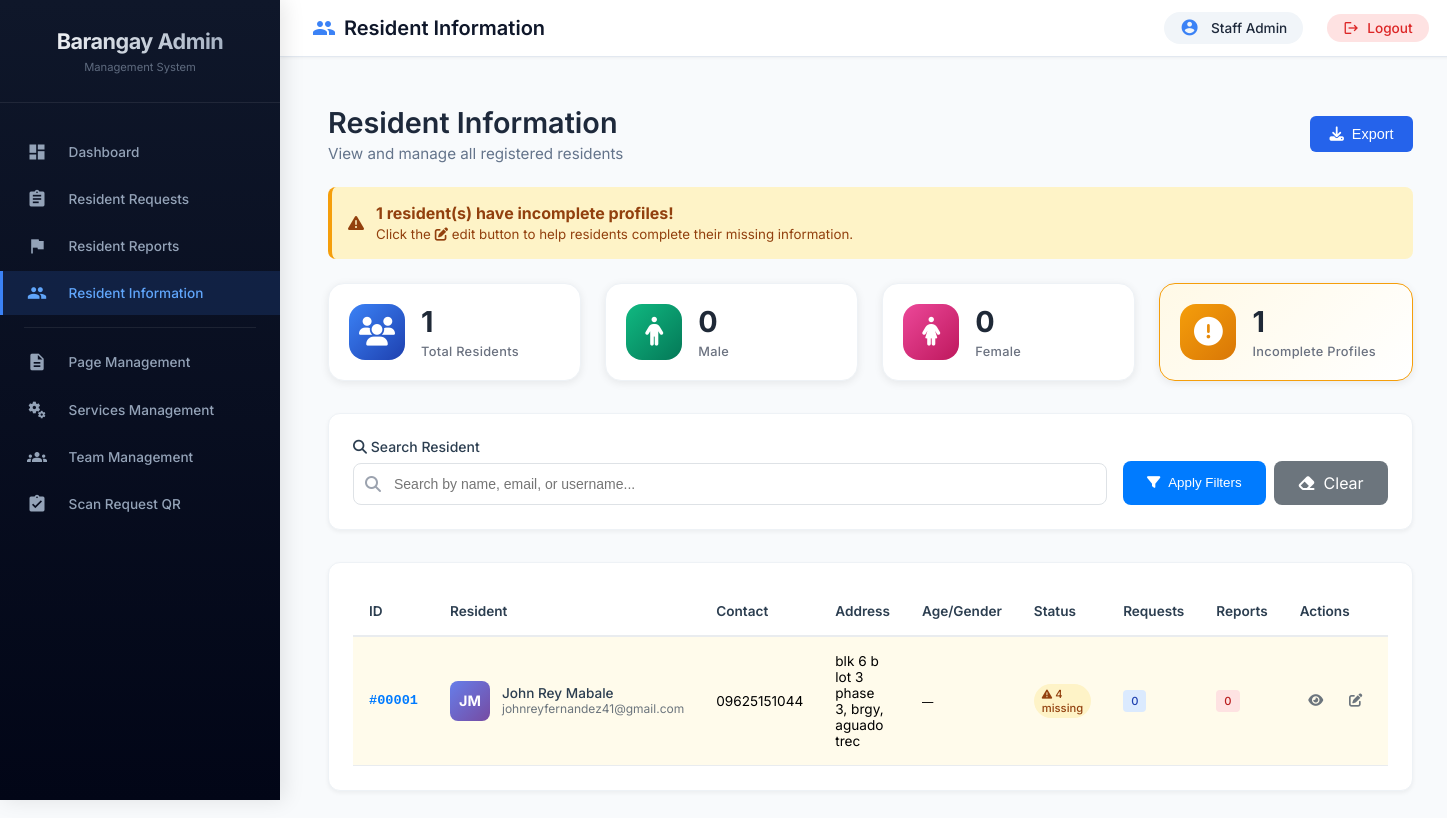
Before: /admin/residents/information.php (signed in) with the older database file.
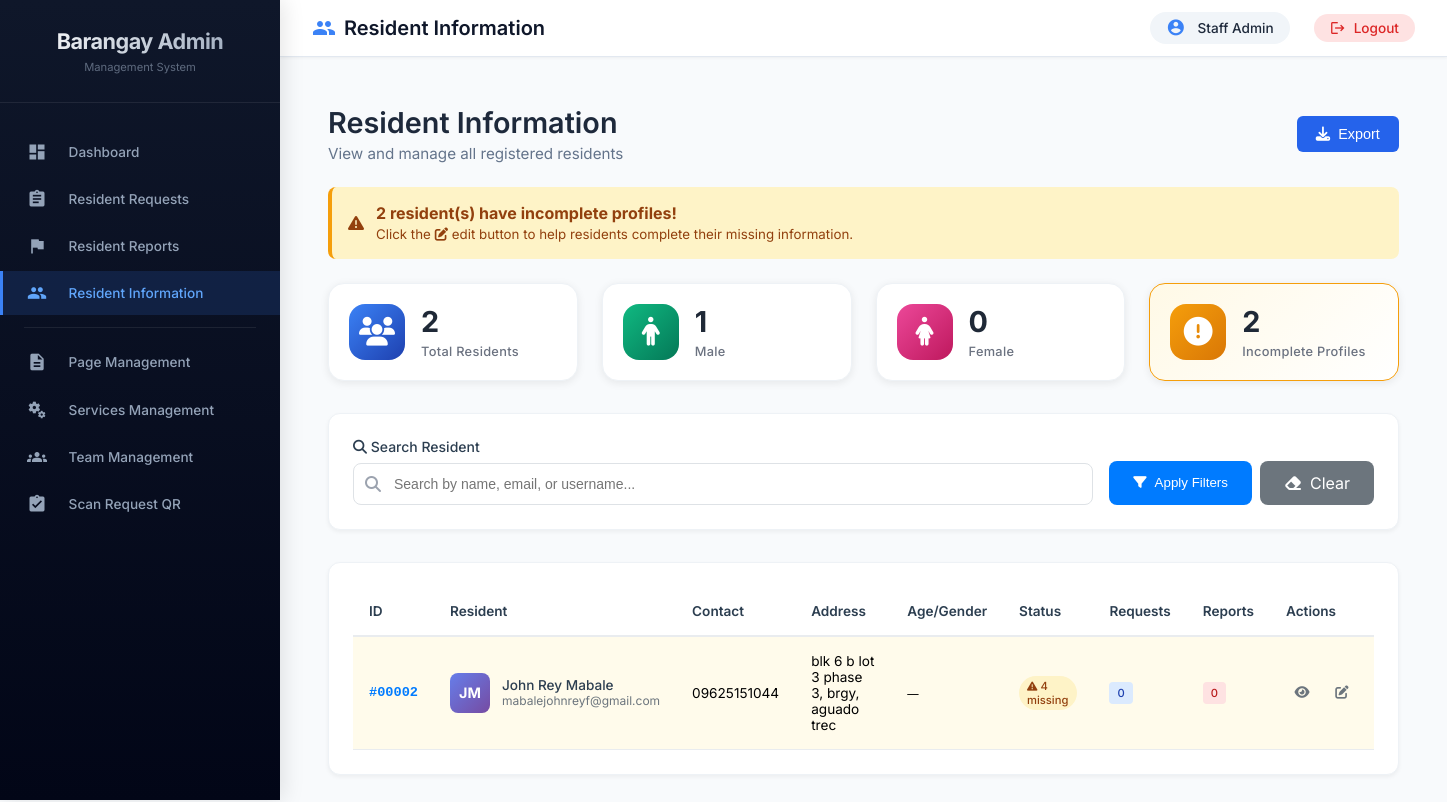
After: the same page with the newer database file.
### tables this page shows
CREATE TABLE `users` (
  `id` int(11) NOT NULL,
  `username` varchar(50) NOT NULL,
  `email` varchar(100) NOT NULL,
  `profile_pic` varchar(255) DEFAULT NULL,
  `password` varchar(255) NOT NULL,
  `first_name` varchar(50) DEFAULT NULL,
  `last_name` varchar(50) DEFAULT NULL,
  `address` text DEFAULT NULL,
  `contact_number` varchar(20) DEFAULT NULL,
  `user_type` enum('resident','admin') DEFAULT 'resident',
  `is_online` tinyint(1) DEFAULT 0,
  `last_activity` timestamp NOT NULL DEFAULT current_timestamp() ON UPDATE current_timestamp(),
  `created_at` timestamp NOT NULL DEFAULT current_timestamp(),
  `is_verified` tinyint(1) DEFAULT 0,
  `status` varchar(20) DEFAULT 'active',
  `last_login` datetime DEFAULT NULL,
  `last_login_ip` varchar(45) DEFAULT NULL
);

### admin/residents/information.php (the view, shortened to what the changed rows need)
<?php
$database = new Database();
$db = $database->getConnection();
$query = "SELECT
          u.id,
          u.username,
          u.email,
          u.first_name,
          u.last_name,
          u.address as user_address,
          u.contact_number as user_contact,
          u.profile_pic,
          u.created_at,
          u.user_type,
          ri.middle_name,
          ri.suffix,
          ri.birth_date,
          ri.birth_place,
          ri.age,
          ri.gender,
          ri.civil_status,
          ri.citizenship,
          ri.occupation,
          ri.contact_number as resident_contact,
          ri.address as resident_address,
          ri.barangay,
          ri.city,
          ri.province,
          ri.zip_code,
          ri.emergency_contact_name,
          ri.emergency_contact_number,
          ri.emergency_contact_relation
          FROM users u
          LEFT JOIN resident_info ri ON u.id = ri.user_id
          WHERE (u.user_type = 'resident' OR u.user_type IS NULL OR u.user_type = '')
          GROUP BY u.id";
$query .= " ORDER BY u.id DESC, u.last_name, u.first_name";
$stmt = $db->prepare($query);
$stmt->execute();
$residents = $stmt->fetchAll(PDO::FETCH_ASSOC);
try {
    $db->exec("UPDATE users SET user_type = 'resident' WHERE user_type IS NULL OR user_type = ''");
} catch (Exception $e) {
}
$incomplete_count = 0;
foreach ($residents as &$resident) {
    $missing_fields = [];
    if (empty($resident['birth_date']) || $resident['birth_date'] == '0000-00-00') {
        $missing_fields[] = 'Birth Date';
    }
    if (empty($resident['gender'])) {
        $missing_fields[] = 'Gender';
    }
    if (empty($resident['civil_status'])) {
        $missing_fields[] = 'Civil Status';
    }
    if (empty($resident['occupation'])) {
        $missing_fields[] = 'Occupation';
    }
    $resident['is_incomplete'] = !empty($missing_fields);
    if ($resident['is_incomplete']) {
        $incomplete_count++;
    }
}
$stats_query = "SELECT COUNT(*) as total FROM users WHERE user_type = 'resident' OR user_type IS NULL OR user_type = ''";
$stats_stmt = $db->query($stats_query);
$stats_total = $stats_stmt->fetch(PDO::FETCH_ASSOC);
$male_query = "SELECT COUNT(DISTINCT u.id) as male FROM users u
               LEFT JOIN resident_info ri ON u.id = ri.user_id
               WHERE (u.user_type = 'resident' OR u.user_type IS NULL OR u.user_type = '') AND ri.gender = 'male'";
$male_stmt = $db->query($male_query);
$male_count = $male_stmt->fetch(PDO::FETCH_ASSOC);
$female_query = "SELECT COUNT(DISTINCT u.id) as female FROM users u
                 LEFT JOIN resident_info ri ON u.id = ri.user_id
                 WHERE (u.user_type = 'resident' OR u.user_type IS NULL OR u.user_type = '') AND ri.gender = 'female'";
$female_stmt = $db->query($female_query);
$female_count = $female_stmt->fetch(PDO::FETCH_ASSOC);
$stats = [
    'total' => $stats_total['total'] ?? 0,
    'male' => $male_count['male'] ?? 0,
    'female' => $female_count['female'] ?? 0,
    'incomplete' => $incomplete_count
];
include '../includes/admin_header.php';
?>
<link rel="stylesheet" href="https://cdnjs.cloudflare.com/ajax/libs/font-awesome/6.4.0/css/all.min.css">
<div class="content-wrapper">
    <div class="module-header">
        <div class="module-title">
            <h1>Resident Information</h1>
        </div>
    </div>
    <?php if ($incomplete_count > 0): ?>
        <div class="alert alert-warning" id="incompleteNotice">
            <i class="fas fa-exclamation-triangle"></i>
            <div>
                <strong><?php echo $incomplete_count; ?> resident(s) have incomplete profiles!</strong><br>
                <small>Click the <i class="fas fa-edit"></i> edit button to help residents complete their missing information.</small>
            </div>
        </div>
    <?php endif; ?>
    <div class="stats-grid">
        <div class="stat-card">
            <div class="stat-details">
                <h3 id="statTotal"><?php echo $stats['total'] ?? 0; ?></h3>
                <p>Total Residents</p>
            </div>
        </div>
        <div class="stat-card">
            <div class="stat-details">
                <h3 id="statMale"><?php echo $stats['male'] ?? 0; ?></h3>
                <p>Male</p>
            </div>
        </div>
        <div class="stat-card <?php echo $incomplete_count > 0 ? 'warning' : ''; ?>">
            <div class="stat-details">
                <h3 id="statIncomplete"><?php echo $incomplete_count; ?></h3>
                <p>Incomplete Profiles</p>
            </div>
        </div>
    </div>
    <div class="table-card">
        <div class="table-responsive">
            <table class="data-table" id="residentsTable">
                <thead>
                    <tr>
                        <th>ID</th>
                        <th>Resident</th>
                        <th>Contact</th>
                        <th>Address</th>
                        <th>Age/Gender</th>
                        <th>Status</th>
                        <th>Requests</th>
                        <th>Reports</th>
                        <th>Actions</th>
                    </tr>
                </thead>
                <tbody id="residentsTableBody">
                    <?php if (empty($residents)): ?>
                        <tr>
                            <td colspan="9" style="text-align: center; padding: 3rem;">
                                <i class="fas fa-inbox" style="font-size: 3rem; margin-bottom: 1rem; display: block; color: #dee2e6;"></i>
                                <p>No residents found</p>
                            </td>
                        </tr>
                    <?php else: ?>
                        <?php
                        $displayed_ids = [];
                        foreach ($residents as $resident):
                            if (in_array($resident['id'], $displayed_ids)) continue;
                            $displayed_ids[] = $resident['id'];
                            $row_class = $resident['is_incomplete'] ? 'incomplete-row' : '';
                            $row_id = "resident-row-{$resident['id']}";
                        ?>
                        <tr class="<?php echo $row_class; ?>" id="<?php echo $row_id; ?>" data-resident-id="<?php echo $resident['id']; ?>">
                            <td class="id-cell">#<?php echo str_pad($resident['id'], 5, '0', STR_PAD_LEFT); ?></td>
                            <td>
                                <div class="user-cell">
                                    <?php
                                    $profile_pic_path = $resident['profile_pic_path'] ?? null;
                                    if (!empty($profile_pic_path) && file_exists($profile_pic_path)):
                                    ?>
                                        <img src="<?php echo $profile_pic_path; ?>" class="user-avatar-img" alt="Profile">
                                    <?php else: ?>
                                        <div class="user-avatar">
                                            <?php echo strtoupper(substr($resident['first_name'] ?? '?', 0, 1) . substr($resident['last_name'] ?? '?', 0, 1)); ?>
                                        </div>
                                    <?php endif; ?>
                                    <div>
                                        <div class="user-name" id="name-<?php echo $resident['id']; ?>"><?php echo htmlspecialchars(($resident['first_name'] ?? '') . ' ' . ($resident['last_name'] ?? '')); ?></div>
                                        <div class="user-email" id="email-<?php echo $resident['id']; ?>"><?php echo htmlspecialchars($resident['email'] ?? ''); ?></div>
                                    </div>
                                </div>
                            </td>
                            <td id="contact-<?php echo $resident['id']; ?>"><?php echo htmlspecialchars($resident['display_contact']); ?></td>
                            <td id="address-<?php echo $resident['id']; ?>"><?php echo htmlspecialchars(substr($resident['display_address'], 0, 40)); ?></td>
                            <td id="age-gender-<?php echo $resident['id']; ?>">
                                <?php
                                $age = $resident['age'] ?? '';
                                $gender = ucfirst($resident['gender'] ?? '');
                                if (!empty($age) && !empty($gender)) {
                                    echo $age . '<br><small>' . $gender . '</small>';
                                } elseif (!empty($age)) {
                                    echo $age . '<br><small>—</small>';
                                } elseif (!empty($gender)) {
                                    echo '<small>' . $gender . '</small>';
                                } else {
                                    echo '<small>—</small>';
                                }
                                ?>
                            </td>
                            <td>
                                <div id="status-<?php echo $resident['id']; ?>">
                                    <?php if ($resident['is_incomplete']): ?>
                                        <div class="tooltip incomplete-badge" data-missing="<?php echo htmlspecialchars(json_encode($resident['missing_fields'])); ?>">
                                            <i class="fas fa-exclamation-triangle"></i>
                                            <?php echo $resident['missing_count']; ?> missing
                                        </div>
                                    <?php else: ?>
                                        <span style="color: #10b981;">
                                            <i class="fas fa-check-circle"></i> Complete
                                        </span>
                                    <?php endif; ?>
                                </div>
                            </td>
                            <td><span class="badge-requests" id="requests-<?php echo $resident['id']; ?>"><?php echo $resident['total_requests'] ?? 0; ?></span></td>
                            <td><span class="badge-reports" id="reports-<?php echo $resident['id']; ?>"><?php echo $resident['total_reports'] ?? 0; ?></span></td>
                            <td>
                                <div class="action-buttons">
                                    <button onclick="viewResident(<?php echo $resident['id']; ?>)" class="btn-icon" title="View Details">
                                        <i class="fas fa-eye"></i>
                                    </button>
                                    <button onclick="openEditModal(<?php echo htmlspecialchars(json_encode($resident)); ?>)" class="btn-icon" title="Edit Resident">
                                        <i class="fas fa-edit"></i>
                                    </button>
                                </div>
                            </td>
                        </tr>
                        <?php endforeach; ?>
                    <?php endif; ?>
                </tbody>
            </table>
        </div>
    </div>
</div>
<?php include '../includes/admin_footer.php'; ?>

Changed rows visible on the page:
no longer on this page (row edited): users: id "00001", first_name+last_name "JM", first_name+last_name "John Rey Mabale", email "johnreyfernandez41@gmail.com", contact_number "09625151044", address "blk 6 b lot 3 phase 3, brgy, aguado trec", missing_count "4", total_requests "0", total_reports "0"
added users: id "00002", first_name+last_name "JM", first_name+last_name "John Rey Mabale", email "mabalejohnreyf@gmail.com", contact_number "09625151044", address "blk 6 b lot 3 phase 3, brgy, aguado trec", missing_count "4", total_requests "0", total_reports "0"
Other visible differences:
$incomplete_count: "1" → "2"
$stats['total']: "1" → "2"
$stats['male']: "0" → "1"
